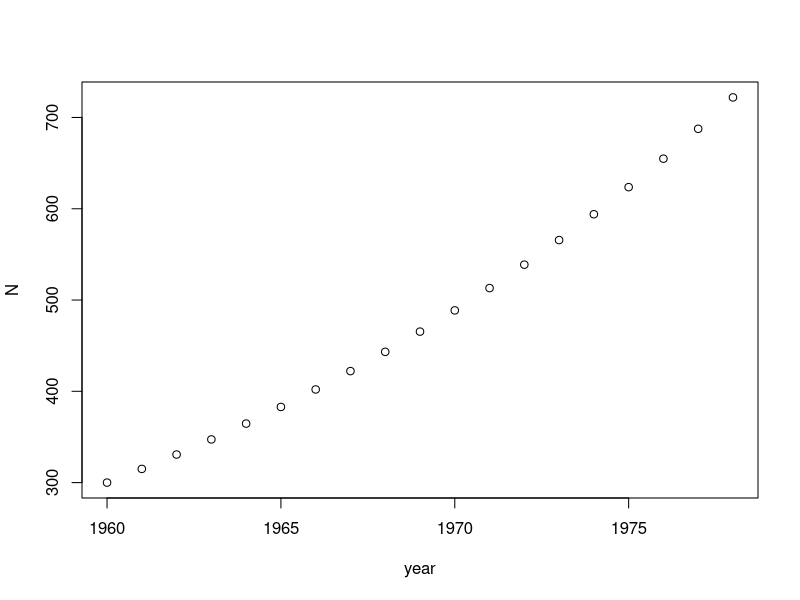
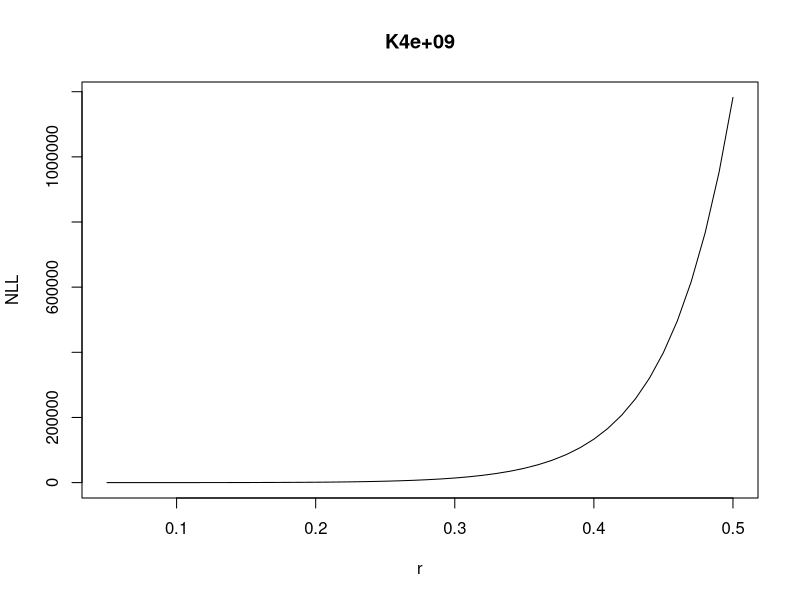

R code for these plots, in order:
## ---- chunk 1
knitr::opts_chunk$set(echo = TRUE)
## ---- chunk 2
library(tidyverse)
library(ggplot2)
## ---- chunk 3
wld<-read_csv("data/wildebeest_data.csv")
colnames(wld)<-c("year","dryRain","estPop","estSD","adltDryMort","calfSurv")
range(wld$year)

wld1<-wld%>%
  filter(year<1979)%>%
  select(year,estPop,estSD)

head(wld1)
## ---- chunk 4
r=0.05
K=2.0*10^9
N1=300

## ---- chunk 5
Nt<-as.numeric()
Nt[1]<-N1
for(i in 1:nrow(wld1)){
  Nt[i+1]<-Nt[i]+r*Nt[i]*(1-(Nt[i]/K))
}
ntDf<-data.frame(year=wld1$year,
                 N=Nt[1:nrow(wld1)])

plot(ntDf)
## ---- chunk 6
wld1Dat<-wld1%>%
  filter(!is.na(estPop)) %>%
  filter(!is.na(estSD)) %>%
  left_join(.,ntDf) %>%
  mutate(Lt=log(estSD)+(1/2)*log(2*pi)+(((estPop-N)^2)/((2*estSD)^2)))

## ---- chunk 7
sumL<-sum(wld1Dat$Lt)
## ---- chunk 8
wld1Dat2<-wld1%>%
  filter(!is.na(estPop)) %>%
  filter(!is.na(estSD))

#funcitonalize nll calcs:
nllCalc<-function(rR,Kk){
  
  Nt<-as.numeric()
  Nt[1]<-N1
  
  for(i in 1:nrow(wld1)){
    Nt[i+1] <- Nt[i] + rR*Nt[i]*(1-(Nt[i]/Kk))
  }
  ntDf<-data.frame(year=wld1$year,
                 N=Nt[1:nrow(wld1)])
  
dat<-wld1Dat2%>%
  left_join(.,ntDf) %>%
  mutate(Lt=log(estSD)+(1/2)*log(2*pi)+(((estPop-N)^2)/((2*estSD)^2)))
  nll<-sum(dat$Lt)
  return(nll)
  }

# create vectors for r and K
rVec<-seq(r,0.5,by=0.01)
KVec<-seq(1.0*10^9,4.0*10^9,by=2.5*10^8)

# dataframe for r and K values
nlls<-data.frame(r=rVec,
                  k1=NA,
                  k2=NA,
                  k3=NA,
                  k4=NA,
                  k5=NA,
                  k6=NA,
                  k7=NA,
                  k8=NA,
                  k9=NA,
                  k10=NA,
                  k11=NA,
                  k12=NA,
                  k13=NA)
colnames(nlls)<-c("r",sapply(KVec,function(x) paste("K",x,sep="")))

for(i in 1:length(KVec)){
  forVec<-sapply(rVec,function(x) nllCalc(x,KVec[i]))
  nlls[,i+1]<-forVec[1:length(forVec)]
}

minDims<-which(nlls==min(nlls[,2:ncol(nlls)]),arr.ind=T)

nll_r=nlls[minDims[1],1]
nll_k=colnames(nlls)[minDims[2]]
 
plot(nlls[,minDims[2]]~nlls$r,data=nlls,type="l",main=colnames(nlls)[minDims[2]],ylab="NLL",xlab="r")
